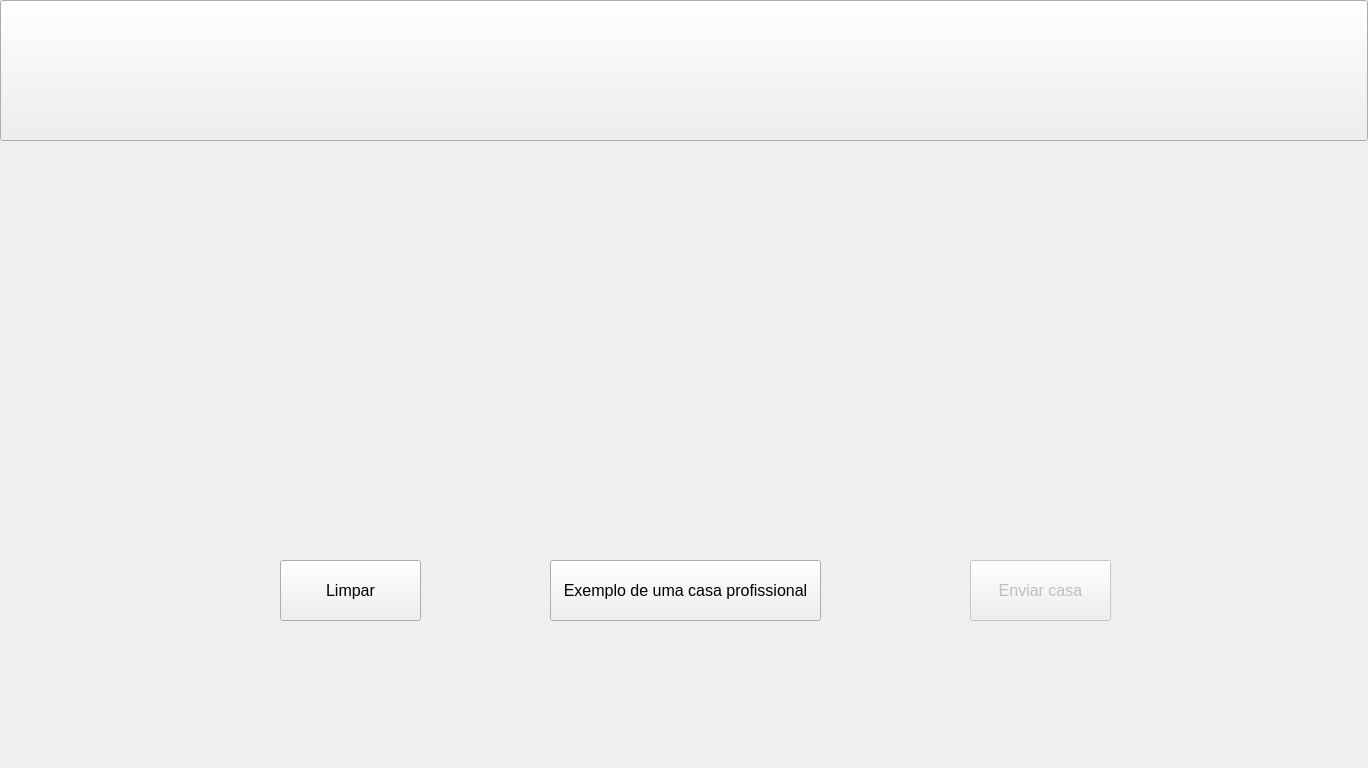
<?xml version="1.0" encoding="UTF-8"?>
<ui version="4.0">
 <class>MainWindow</class>
 <widget class="QMainWindow" name="MainWindow">
  <property name="enabled">
   <bool>true</bool>
  </property>
  <property name="geometry">
   <rect>
    <x>0</x>
    <y>0</y>
    <width>1368</width>
    <height>768</height>
   </rect>
  </property>
  <property name="minimumSize">
   <size>
    <width>1368</width>
    <height>768</height>
   </size>
  </property>
  <property name="windowTitle">
   <string>Projeto Kiwi</string>
  </property>
  <property name="windowIcon">
   <iconset>
    <normaloff>Resources/kiwiIcon.png</normaloff>Resources/kiwiIcon.png</iconset>
  </property>
  <widget class="QWidget" name="centralWidget">
   <widget class="QPushButton" name="pushButton">
    <property name="geometry">
     <rect>
      <x>0</x>
      <y>0</y>
      <width>1368</width>
      <height>141</height>
     </rect>
    </property>
    <property name="minimumSize">
     <size>
      <width>1368</width>
      <height>141</height>
     </size>
    </property>
    <property name="text">
     <string/>
    </property>
    <property name="iconSize">
     <size>
      <width>1369</width>
      <height>143</height>
     </size>
    </property>
   </widget>
   <widget class="QPushButton" name="pushButton_2">
    <property name="enabled">
     <bool>false</bool>
    </property>
    <property name="geometry">
     <rect>
      <x>970</x>
      <y>560</y>
      <width>141</width>
      <height>61</height>
     </rect>
    </property>
    <property name="font">
     <font>
      <pointsize>12</pointsize>
     </font>
    </property>
    <property name="text">
     <string>Enviar casa</string>
    </property>
    <property name="iconSize">
     <size>
      <width>16</width>
      <height>16</height>
     </size>
    </property>
   </widget>
   <widget class="QPushButton" name="pushButton_3">
    <property name="geometry">
     <rect>
      <x>280</x>
      <y>560</y>
      <width>141</width>
      <height>61</height>
     </rect>
    </property>
    <property name="font">
     <font>
      <pointsize>12</pointsize>
     </font>
    </property>
    <property name="text">
     <string>Limpar</string>
    </property>
   </widget>
   <widget class="QPushButton" name="pushButton_4">
    <property name="geometry">
     <rect>
      <x>550</x>
      <y>560</y>
      <width>271</width>
      <height>61</height>
     </rect>
    </property>
    <property name="font">
     <font>
      <pointsize>12</pointsize>
     </font>
    </property>
    <property name="text">
     <string>Exemplo de uma casa profissional</string>
    </property>
   </widget>
  </widget>
  <widget class="QMenuBar" name="menuBar">
   <property name="geometry">
    <rect>
     <x>0</x>
     <y>0</y>
     <width>1368</width>
     <height>21</height>
    </rect>
   </property>
  </widget>
  <widget class="QStatusBar" name="statusBar">
   <property name="sizeGripEnabled">
    <bool>false</bool>
   </property>
  </widget>
 </widget>
 <layoutdefault spacing="6" margin="11"/>
 <resources/>
 <connections/>
</ui>
